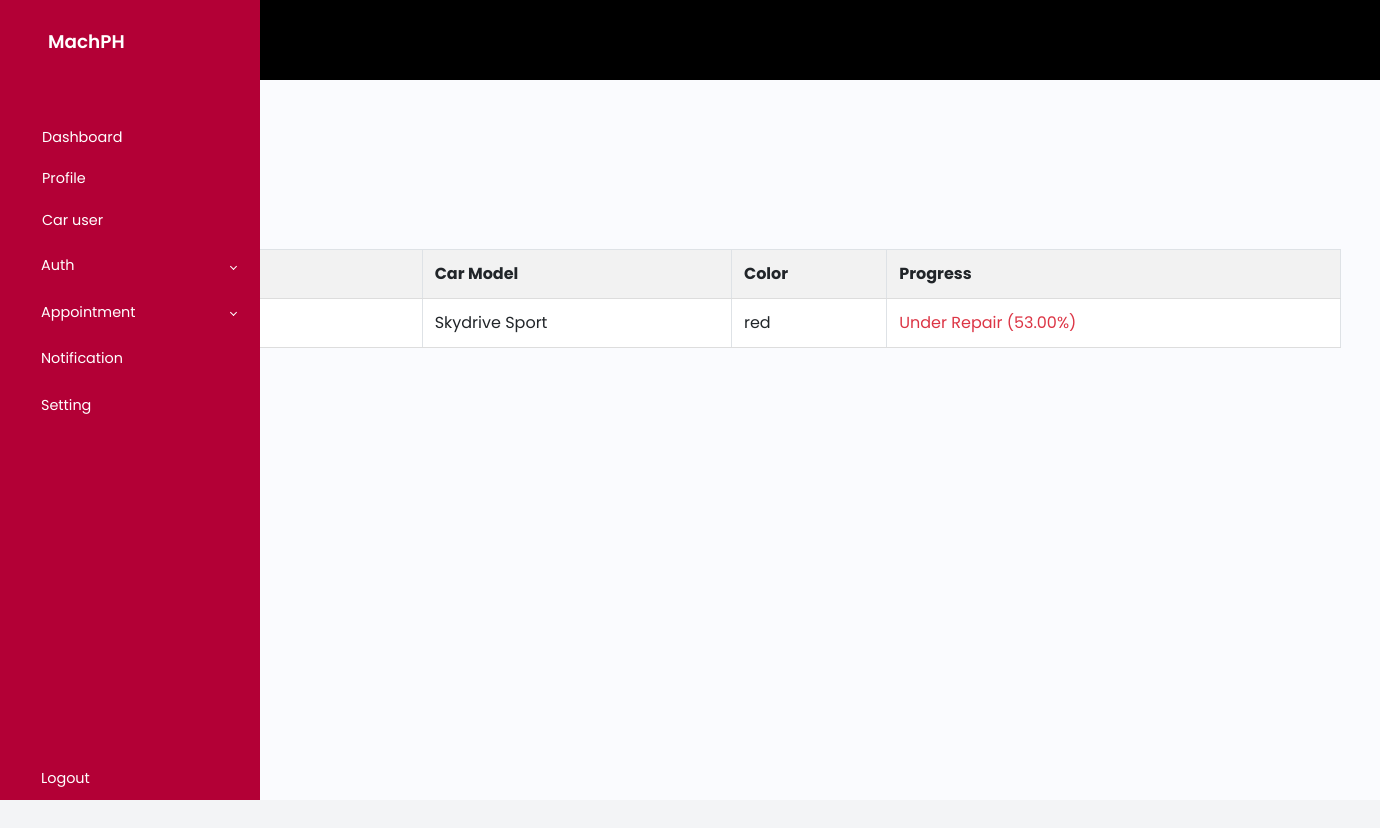
The page /vehicleuser.php (signed in) on the database its author committed.
### tables this page shows
CREATE TABLE `car` (
  `car_id` int(11) NOT NULL,
  `plateno` varchar(20) DEFAULT NULL,
  `carmodel` varchar(50) DEFAULT NULL,
  `year` int(11) DEFAULT NULL,
  `bodyno` varchar(50) DEFAULT NULL,
  `enginecc` int(11) DEFAULT NULL,
  `gas` varchar(20) DEFAULT NULL,
  `user_id` int(11) DEFAULT NULL,
  `created_at` timestamp NOT NULL DEFAULT current_timestamp(),
  `manufacturer_id` int(11) DEFAULT NULL,
  `added_at` timestamp NOT NULL DEFAULT current_timestamp(),
  `color` varchar(50) DEFAULT NULL,
  `companyid` int(11) DEFAULT NULL
);

### vehicleuser.php (the view, shortened to what this page needs)
<?php
include 'config.php';
$user_id = $_SESSION['user_id'];
$query = "SELECT manufacturer.name AS manuname, car.carmodel, car.color, car.car_id, MAX(accomplishtask.progress_percentage) AS progress_percentage
          FROM car
          LEFT JOIN accomplishtask ON car.car_id = accomplishtask.car_id
          LEFT JOIN manufacturer ON car.manufacturer_id = manufacturer.id
          WHERE car.user_id = $user_id
          GROUP BY car.car_id";
$result = mysqli_query($conn, $query);
?>
<!DOCTYPE html>
<html lang="en">
<head>
    <link href="https://cdn.jsdelivr.net/npm/bootstrap@5.3.0-alpha3/dist/css/bootstrap.min.css" rel="stylesheet"
>
    <link href="https://cdn.jsdelivr.net/npm/tailwindcss@2.2.19/dist/tailwind.min.css" rel="stylesheet">
    <link rel="stylesheet" href="css/nav.css">
    <link rel="stylesheet" href="css/home.css">
    <link rel="stylesheet" href="https://unpkg.com/swiper/swiper-bundle.min.css"/>
    <link rel="stylesheet" href="css/home-second.css">
    <link rel="stylesheet" href="css/carusers.css">
</head>
<body class="bg-gray-100">
    <nav class="fixed w-full h-20 bg-black flex justify-between items-center px-4 text-gray-100 font-medium">
    </nav>
    <div class="wrapper">
        <aside id="sidebar">
            <div class="d-flex">
                <button class="toggle-btn" type="button">
                </button>
                <div class="sidebar-logo">
                    <a href="home.php">MachPH</a>
                </div>
            </div>
            <ul class="sidebar-nav">
            <li class="sidebar-item">
                <a href="home.php" class="sidebar-link">
                    <span class="active" style="margin-left: 13px;">Dashboard</span>
                </a>
            </li>
            <li class="sidebar-item">
                <a href="profile.php" class="sidebar-link">
                    <span style="margin-left: 13px;">Profile</span>
                </a>
            </li>
            <li class="sidebar-item">
                <a href="carusers.php" class="sidebar-link">
                    <span style="margin-left: 13px;">Car user</span>
                </a>
            </li>
            <li class="sidebar-item">
                <a href="#" class="sidebar-link collapsed has-dropdown" data-bs-toggle="collapse"
                    data-bs-target="#auth" aria-expanded="false" aria-controls="auth">
                    <span>Auth</span>
                </a>
            </li>
            <li class="sidebar-item">
                <a href="#" class="sidebar-link collapsed has-dropdown" data-bs-toggle="collapse"
                    data-bs-target="#multi" aria-expanded="false" aria-controls="multi">
                    <span>Appointment</span>
                </a>
            </li>
            <li class="sidebar-item">
                <a href="#" class="sidebar-link">
                    <span>Notification</span>
                </a>
            </li>
            <li class="sidebar-item">
                <a href="#" class="sidebar-link">
                    <span>Setting</span>
                </a>
            </li>
        </ul>
        <div class="sidebar-footer">
            <a href="index.php" target="_blanck" class="sidebar-link">
                <span>Logout</span>
            </a>
        </div>
    </aside>
    <div class="main p-3">
    </div>
    </div>
    <section class="absolute top-20 left-20 h-screen" style="width: 1290px;">
        <div class="container" style="margin-top: 5px;">
        <br>
        <h1>Welcome to <?php echo isset($company_info['companyname']) ? $company_info['companyname'] : ''; ?></h1>
        <br>
        <div class="container mt-5">
        <h2>User Vehicles</h2>
        <table class="table table-bordered">
            <thead>
                <tr>
                    <th>Manufacturer</th>
                    <th>Car Model</th>
                    <th>Color</th>
                    <th>Progress</th>
                </tr>
            </thead>
            <tbody>
                <?php
                if (mysqli_num_rows($result) > 0) {
                    while ($row = mysqli_fetch_assoc($result)) {
                        $progressColor = '';
                        $progressStatus = '';
                        if ($row['progress_percentage'] <= 0) {
                            $progressColor = 'text-info';
                            $progressStatus = 'No Progress';
                        } elseif ($row['progress_percentage'] < 80) {
                            $progressColor = 'text-danger';
                            $progressStatus = 'Under Repair';
                        } elseif ($row['progress_percentage'] < 100) {
                            $progressColor = 'text-warning';
                            $progressStatus = 'Almost Done';
                        } else {
                            $progressColor = 'text-success';
                            $progressStatus = 'Done';
                        }
                        $additionalInfo = "";
                        $car_id = $row['car_id'];
                        $queryAdditional = "SELECT nameprogress, progressing, progressingpercentage
                                            FROM accomplishtask
                                            WHERE car_id = $car_id";
                        $resultAdditional = mysqli_query($conn, $queryAdditional);
                        if ($resultAdditional) {
                            while ($info = mysqli_fetch_assoc($resultAdditional)) {
                                $additionalInfo .= "<strong>{$info['nameprogress']}</strong>: {$info['progressing']} ({$info['progressingpercentage']})<br>";
                            }
                        }
                        echo "<tr>";
                        echo "<td>{$row['manuname']}</td>";
                        echo "<td>{$row['carmodel']}</td>";
                        echo "<td>{$row['color']}</td>";
                        echo "<td class='$progressColor' onclick='toggleDetails(this)' data-details='$additionalInfo'>$progressStatus ({$row['progress_percentage']}%)</td>";
                        echo "</tr>";
                    }
                } else {
                    echo "<tr><td colspan='4'>No vehicles found.</td></tr>";
                }
                ?>
            </tbody>
        </table>
        </div>
        </div>
    </section>
</body>
</html>

### css/nav.css (style rules this page uses)
a { text-decoration: none; }
li { list-style: none; }
h1 { font-weight: 600; font-size: 1.5rem; }
body { font-family: 'Poppins', sans-serif; }
.wrapper { display: flex; }
.main { min-height: 100vh; width: 100%; overflow: hidden; transition: all 0.35s ease-in-out; background-color: #fafbfe; }
#sidebar { width: 70px; min-width: 70px; z-index: 1000; transition: all .25s ease-in-out; background-color: #b30036; display: flex; flex-direction: column; }
#sidebar.expand { width: 260px; min-width: 260px; }
.toggle-btn { background-color: transparent; cursor: pointer; border: 0; padding: 1rem 1.5rem; }
.sidebar-logo { margin: auto 0; }
.sidebar-logo a { color: #FFF; font-size: 1.15rem; font-weight: 600; }
.sidebar-nav { padding: 2rem 0; flex: 1 1 auto; }
a.sidebar-link { padding: .625rem 1.625rem; color: #FFF; display: block; font-size: 0.9rem; white-space: nowrap; border-left: 3px solid transparent; }
.sidebar-item { position: relative; }
#sidebar.expand .sidebar-link[data-bs-toggle="collapse"]::after { border: solid; border-width: 0 .075rem .075rem 0; content: ""; display: inline-block; padding: 2px; position: absolute; right: 1.5rem; top: 1.4rem; transform: rotate(-135deg); transition: all .2s ease-out; }
#sidebar.expand .sidebar-link[data-bs-toggle="collapse"].collapsed::after { transform: rotate(45deg); transition: all .2s ease-out; }

### css/home.css (style rules this page uses)
* { padding: 0; margin: 0; box-sizing: border-box; font-family: 'Poppins', 'Quicksand'; }

### css/home-second.css (style rules this page uses)
* { box-sizing: border-box; margin: 0; padding: 0; font-family: 'poppins'; }

### css/carusers.css (style rules this page uses)
* { padding: 0; margin: 0; box-sizing: border-box; font-family: 'Poppins', 'Quicksand'; }
.container { margin-top: -300px; }
.table { width: 100%; border-collapse: collapse; margin-top: 20px; margin-bottom: 150px; }
.table th, .table td { padding: 12px; text-align: left; border-bottom: 1px solid #ddd; }
.table th { background-color: #f2f2f2; }

### rows shown on the page
car: carmodel "Skydrive Sport", color "red", progressStatus "Under Repair", progress_percentage "53.00"
